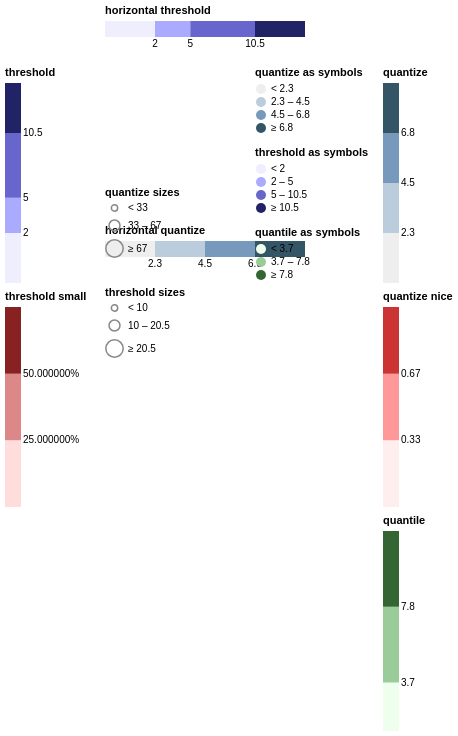

Vega-Lite specification for this chart:
### Vega specification from a JSON file in a GitHub repository (floating-point values rounded to 4 significant figures)
{"$schema": "https://vega.github.io/schema/vega/v6.json", "description": "Quantize, quantile and threshold legends: the labels are the bin edges formatted like vega-encode (3.0, not 3: one decimal place per step, '< x' and '>= y' ends for the threshold scale, the quantile edges from the data), vertical and horizontal, and the legend box is as wide as its widest label. Symbol legends over the same scales (type symbol, or a size legend) label the intervals 'lo - hi' with '< hi' and '>= lo' ends.", "width": 260, "height": 140, "padding": 5, "autosize": "pad", "data": [{"name": "t", "values": [{"v": 1}, {"v": 2}, {"v": 3.5}, {"v": 4}, {"v": 7}, {"v": 8.25}, {"v": 9}, {"v": 12}]}], "scales": [{"name": "qz", "type": "quantize", "domain": [0, 9], "range": ["#eee", "#bcd", "#79b", "#356"]}, {"name": "qz2", "type": "quantize", "domain": [0, 1], "nice": true, "range": ["#fee", "#f99", "#c33"]}, {"name": "ql", "type": "quantile", "domain": {"data": "t", "field": "v"}, "range": ["#efe", "#9c9", "#363"]}, {"name": "th", "type": "threshold", "domain": [2, 5, 10.5], "range": ["#eef", "#aaf", "#66c", "#226"]}, {"name": "th2", "type": "threshold", "domain": [0.25, 0.5], "range": ["#fdd", "#d88", "#822"]}, {"name": "qsz", "type": "quantize", "domain": [0, 100], "range": [40, 120, 300]}, {"name": "tsz", "type": "threshold", "domain": [10, 20.5], "range": [40, 120, 300]}], "legends": [{"fill": "qz", "title": "quantize", "orient": "right"}, {"fill": "qz2", "title": "quantize nice", "orient": "right"}, {"fill": "ql", "title": "quantile", "orient": "right", "format": ".1f"}, {"fill": "th", "title": "threshold", "orient": "left"}, {"fill": "th2", "title": "threshold small", "orient": "left", "format": "%"}, {"fill": "qz", "title": "horizontal quantize", "orient": "bottom", "direction": "horizontal"}, {"fill": "th", "title": "horizontal threshold", "orient": "top", "direction": "horizontal", "symbolType": "square"}, {"fill": "qz", "type": "symbol", "title": "quantize as symbols", "orient": "none", "legendX": 150, "legendY": 0}, {"fill": "th", "type": "symbol", "title": "threshold as symbols", "orient": "none", "legendX": 150, "legendY": 80}, {"fill": "ql", "type": "symbol", "title": "quantile as symbols", "orient": "none", "legendX": 150, "legendY": 160}, {"size": "qsz", "title": "quantize sizes", "orient": "none", "legendX": 0, "legendY": 120, "format": ".0f"}, {"size": "tsz", "title": "threshold sizes", "orient": "none", "legendX": 0, "legendY": 220}], "marks": []}
